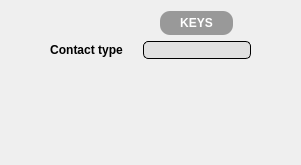
            <widget class="QWidget" name="deleteResistPage">
             <layout class="QGridLayout" name="gridLayout_12">
              <property name="leftMargin">
               <number>50</number>
              </property>
              <property name="rightMargin">
               <number>50</number>
              </property>
              <property name="bottomMargin">
               <number>106</number>
              </property>
              <property name="horizontalSpacing">
               <number>20</number>
              </property>
              <property name="verticalSpacing">
               <number>6</number>
              </property>
              <item row="0" column="1" alignment="Qt::AlignHCenter|Qt::AlignVCenter">
               <widget class="QLabel" name="deleteResistTitle">
                <property name="font">
                 <font>
                  <pointsize>9</pointsize>
                  <weight>75</weight>
                  <bold>true</bold>
                 </font>
                </property>
                <property name="styleSheet">
                 <string notr="true">background-color: rgba(153, 153, 153);
color: rgb(255, 255, 255);
padding-right: 20px;
padding-left: 20px;
padding-top: 5px;
padding-bottom: 5px;
border-radius: 10px;
</string>
                </property>
                <property name="text">
                 <string>KEYS</string>
                </property>
                <property name="alignment">
                 <set>Qt::AlignCenter</set>
                </property>
               </widget>
              </item>
              <item row="1" column="0">
               <widget class="QLabel" name="deleteResistLabel">
                <property name="font">
                 <font>
                  <pointsize>9</pointsize>
                  <weight>75</weight>
                  <bold>true</bold>
                 </font>
                </property>
                <property name="text">
                 <string>Contact type</string>
                </property>
                <property name="alignment">
                 <set>Qt::AlignCenter</set>
                </property>
               </widget>
              </item>
              <item row="1" column="1">
               <widget class="QLineEdit" name="deleteResistEdit">
                <property name="font">
                 <font>
                  <pointsize>9</pointsize>
                 </font>
                </property>
                <property name="styleSheet">
                 <string notr="true">background-color: rgba(225, 225, 225);
border-radius: 5px;
border: 1px solid black</string>
                </property>
                <property name="alignment">
                 <set>Qt::AlignCenter</set>
                </property>
               </widget>
              </item>
             </layout>
            </widget>
